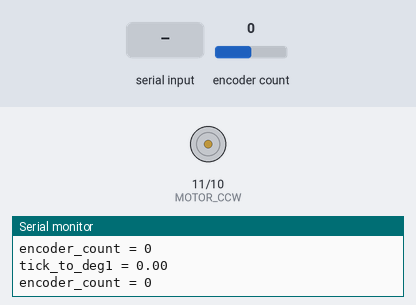
Bench run of a sketch on a simulated Arduino Uno, built with avr-gcc and run on an emulated ATmega328P. Shown: motor-driver pin pairs drawn as motors (green arrow = first pin HIGH = forward, orange = second pin HIGH = backward, longer = more drive, scaled by the enable pin), the last lines printed to the serial monitor. The inputs (shaded band) are chosen by the test bench; at power-on: encoder count 0.

Above: at 1.2 s.
1.3 s: "90,45\n" received over Serial
At 1.8 s:
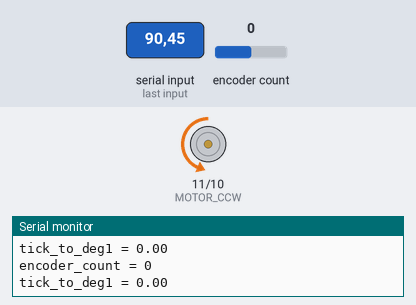
2.9 s: "5\n" received over Serial
At 3.5 s:
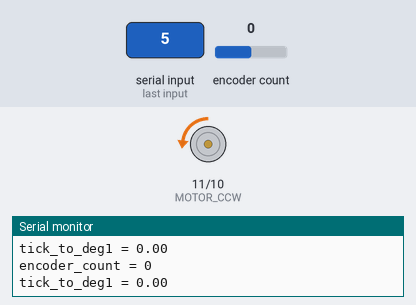
4.4 s: encoder count set to 4
At 4.8 s:
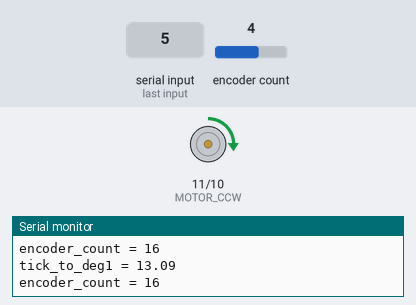
5.9 s: "90\n" received over Serial
At 7.1 s:
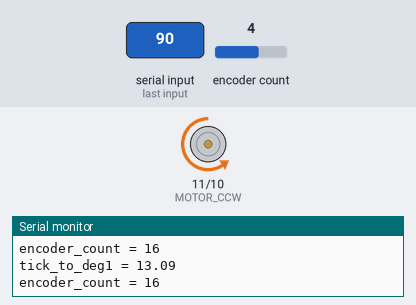
7.4 s: "200\n" received over Serial
At 9.6 s:
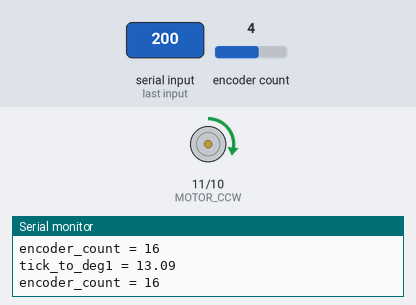
9.9 s: encoder count set to 8
At 10.9 s:
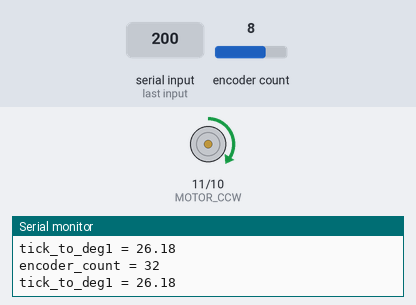
Timing chart, 0 to 12.4 s (numbered marks = the images above; inputs shaded):
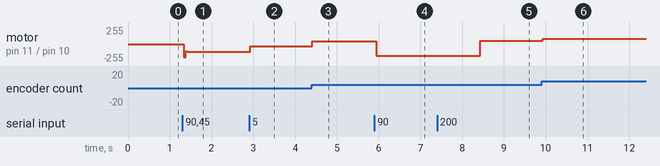

Measured:
- after the input at 1.3 s, motor on pin 11 (MOTOR_CCW) / pin 10 (MOTOR_CW): stopped → backward 113/255 at once
- after the input at 2.9 s, motor on pin 11 (MOTOR_CCW) / pin 10 (MOTOR_CW): backward 113/255 → backward 35/255 at once
- after the input at 4.4 s, motor on pin 11 (MOTOR_CCW) / pin 10 (MOTOR_CW): backward 35/255 → forward 41/255 at once
- after the input at 5.9 s, motor on pin 11 (MOTOR_CCW) / pin 10 (MOTOR_CW): forward 41/255 → backward 175/255 at once
- after the input at 7.4 s, motor on pin 11 (MOTOR_CCW) / pin 10 (MOTOR_CW): backward 175/255 → forward 51/255 after 1.0 s
- after the input at 9.9 s, motor on pin 11 (MOTOR_CCW) / pin 10 (MOTOR_CW): forward 51/255 → forward 76/255 at once

The sketch:

arduinoPID__1_.ino
```cpp
#include <Encoder.h>
#include <PIDController.h>

PIDController pid;
#define MOTOR_CCW 11
#define MOTOR_CW 10
#define enA 9
#define ENCODER_A 2
#define ENCODER_B 3

double motor_pwm_value;
int encoder_count = 0;
double tick_to_deg1;
Encoder myEnc(ENCODER_B, ENCODER_A);

int angle;
float kp = 1.9;
float ki = 0.13;
float kd = 0.95;

void setup()
{
  angle = 0;
  Serial.begin(9600);
  pinMode(enA, OUTPUT);
  pinMode(MOTOR_CW, OUTPUT);
  pinMode(MOTOR_CCW, OUTPUT);

  // Set initial rotation direction
  digitalWrite(MOTOR_CW, HIGH);
  digitalWrite(MOTOR_CCW, LOW);
  pid.begin(); // Initialize the PID controller
  pid.limit(-180, 180); // The PID output can be limited to values between -255 to 255
  pid.tune(kp, ki, kd); // Set PID parameters
  Serial.print("Please enter an angle between -180 and 180");
  }

void reverse()
{
   digitalWrite(MOTOR_CW, LOW);
    digitalWrite(MOTOR_CCW, HIGH);
}

void forward()
{
  digitalWrite(MOTOR_CW, HIGH);
  digitalWrite(MOTOR_CCW, LOW);
}

double tick_to_deg(long tick)
{
    return tick*360.0/440.0;
}

void get_user_input()
{
  angle = Serial.parseFloat();
  if (angle < -180 || angle > 180) {
    Serial.println("Error: Angle out of range!"); // Display the error message
    get_user_input();
  }
  Serial.read();
  Serial.print(angle);
}

void loop()
{
    encoder_count = myEnc.read();
    Serial.print("encoder_count = ");
    Serial.println(encoder_count);
    tick_to_deg1 = tick_to_deg(encoder_count);
    while (abs(tick_to_deg1)>360){
    if (tick_to_deg1<0)
    tick_to_deg1=tick_to_deg1+360;
    else
    tick_to_deg1=tick_to_deg1-360;
    }
    if (Serial.available() > 0){ // Wait for User to Input Data
        get_user_input();
    }
     pid.setpoint(angle);
    motor_pwm_value = pid.compute(tick_to_deg1);
    if (motor_pwm_value < 0)
    reverse();
    else
    forward(); // send PWM value to motor

    analogWrite(enA, abs(255*motor_pwm_value*4/100));
    delay(50);
    Serial.print("tick_to_deg1 = ");
    Serial.println(tick_to_deg1);
}
```
